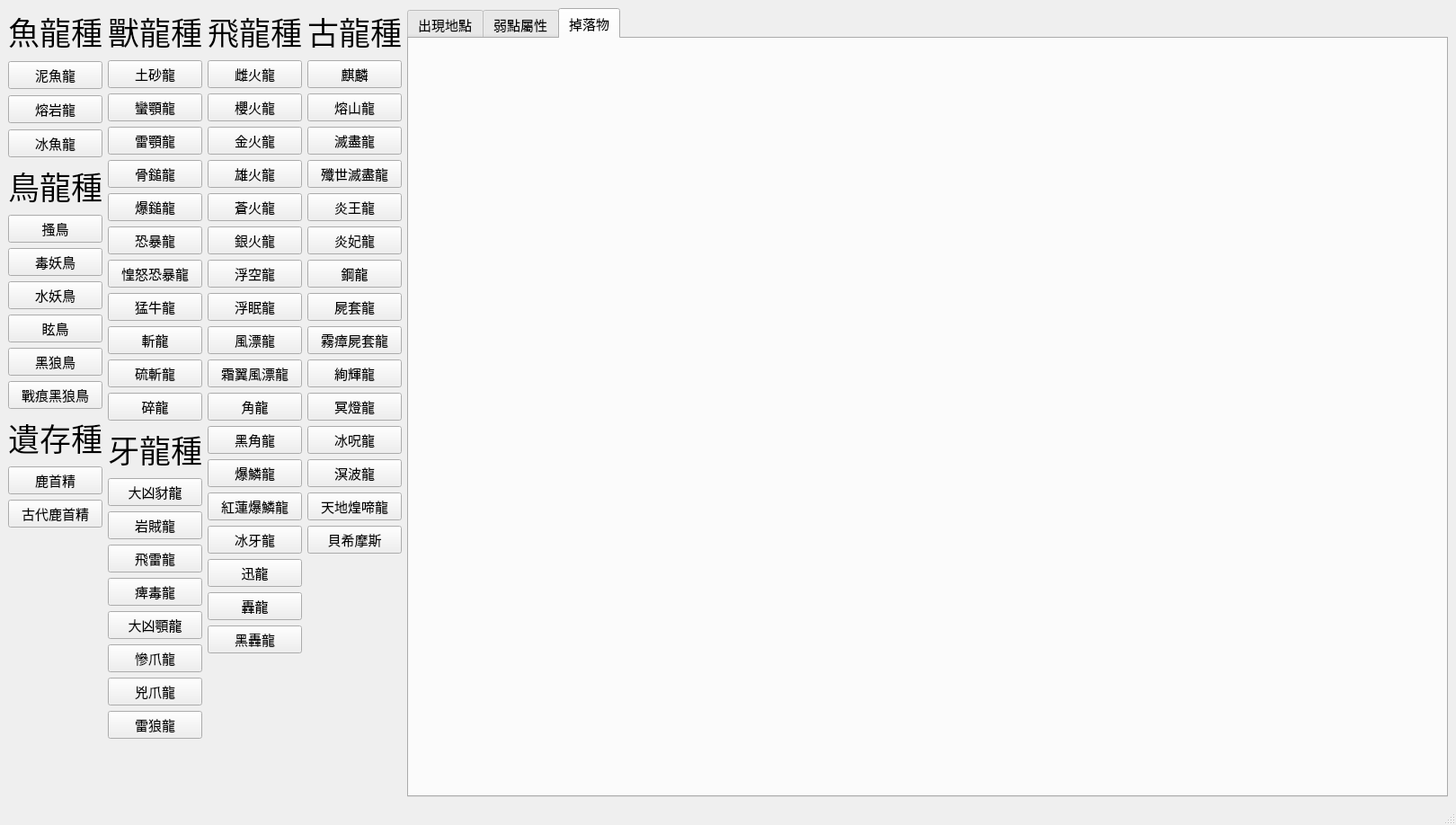
<?xml version="1.0" encoding="UTF-8"?>
<ui version="4.0">
 <class>MainWindow</class>
 <widget class="QMainWindow" name="MainWindow">
  <property name="geometry">
   <rect>
    <x>0</x>
    <y>0</y>
    <width>1620</width>
    <height>918</height>
   </rect>
  </property>
  <property name="windowTitle">
   <string>MainWindow</string>
  </property>
  <widget class="QWidget" name="centralwidget">
   <layout class="QGridLayout" name="gridLayout">
    <item row="1" column="0">
     <layout class="QVBoxLayout" name="verticalLayout_4">
      <item>
       <widget class="QLabel" name="birdTypeLabel">
        <property name="sizePolicy">
         <sizepolicy hsizetype="Fixed" vsizetype="Preferred">
          <horstretch>0</horstretch>
          <verstretch>0</verstretch>
         </sizepolicy>
        </property>
        <property name="font">
         <font>
          <family>標楷體</family>
          <pointsize>26</pointsize>
          <weight>50</weight>
          <bold>false</bold>
         </font>
        </property>
        <property name="text">
         <string>鳥龍種</string>
        </property>
       </widget>
      </item>
      <item>
       <widget class="QPushButton" name="pushButton">
        <property name="sizePolicy">
         <sizepolicy hsizetype="Minimum" vsizetype="Minimum">
          <horstretch>0</horstretch>
          <verstretch>0</verstretch>
         </sizepolicy>
        </property>
        <property name="font">
         <font>
          <family>標楷體</family>
          <pointsize>11</pointsize>
         </font>
        </property>
        <property name="text">
         <string>搔鳥</string>
        </property>
        <property name="icon">
         <iconset>
          <normaloff>../../.designer/backup/MHWI_Weakness_GUI/Icons/土砂龍.png</normaloff>../../.designer/backup/MHWI_Weakness_GUI/Icons/土砂龍.png</iconset>
        </property>
        <property name="iconSize">
         <size>
          <width>100</width>
          <height>20</height>
         </size>
        </property>
        <property name="shortcut">
         <string notr="true"/>
        </property>
        <property name="checkable">
         <bool>false</bool>
        </property>
        <property name="autoExclusive">
         <bool>false</bool>
        </property>
        <property name="autoDefault">
         <bool>false</bool>
        </property>
        <property name="default">
         <bool>false</bool>
        </property>
       </widget>
      </item>
      <item>
       <widget class="QPushButton" name="pushButton_5">
        <property name="font">
         <font>
          <family>標楷體</family>
          <pointsize>11</pointsize>
         </font>
        </property>
        <property name="text">
         <string>毒妖鳥</string>
        </property>
       </widget>
      </item>
      <item>
       <widget class="QPushButton" name="pushButton_4">
        <property name="font">
         <font>
          <family>標楷體</family>
          <pointsize>11</pointsize>
         </font>
        </property>
        <property name="text">
         <string>水妖鳥</string>
        </property>
       </widget>
      </item>
      <item>
       <widget class="QPushButton" name="pushButton_3">
        <property name="font">
         <font>
          <family>標楷體</family>
          <pointsize>11</pointsize>
         </font>
        </property>
        <property name="text">
         <string>眩鳥</string>
        </property>
       </widget>
      </item>
      <item>
       <widget class="QPushButton" name="pushButton_2">
        <property name="font">
         <font>
          <family>標楷體</family>
          <pointsize>11</pointsize>
         </font>
        </property>
        <property name="text">
         <string>黑狼鳥</string>
        </property>
       </widget>
      </item>
      <item>
       <widget class="QPushButton" name="pushButton_63">
        <property name="font">
         <font>
          <family>標楷體</family>
          <pointsize>11</pointsize>
         </font>
        </property>
        <property name="text">
         <string>戰痕黑狼鳥</string>
        </property>
       </widget>
      </item>
     </layout>
    </item>
    <item row="3" column="1">
     <layout class="QVBoxLayout" name="verticalLayout_7">
      <item>
       <widget class="QLabel" name="toothTypeLabel">
        <property name="sizePolicy">
         <sizepolicy hsizetype="Fixed" vsizetype="Preferred">
          <horstretch>0</horstretch>
          <verstretch>0</verstretch>
         </sizepolicy>
        </property>
        <property name="font">
         <font>
          <family>標楷體</family>
          <pointsize>26</pointsize>
          <weight>50</weight>
          <bold>false</bold>
         </font>
        </property>
        <property name="text">
         <string>牙龍種</string>
        </property>
       </widget>
      </item>
      <item>
       <widget class="QPushButton" name="pushButton_27">
        <property name="font">
         <font>
          <family>標楷體</family>
          <pointsize>11</pointsize>
         </font>
        </property>
        <property name="text">
         <string>大凶豺龍</string>
        </property>
       </widget>
      </item>
      <item>
       <widget class="QPushButton" name="pushButton_26">
        <property name="font">
         <font>
          <family>標楷體</family>
          <pointsize>11</pointsize>
         </font>
        </property>
        <property name="text">
         <string>岩賊龍</string>
        </property>
       </widget>
      </item>
      <item>
       <widget class="QPushButton" name="pushButton_25">
        <property name="font">
         <font>
          <family>標楷體</family>
          <pointsize>11</pointsize>
         </font>
        </property>
        <property name="text">
         <string>飛雷龍</string>
        </property>
       </widget>
      </item>
      <item>
       <widget class="QPushButton" name="pushButton_24">
        <property name="font">
         <font>
          <family>標楷體</family>
          <pointsize>11</pointsize>
         </font>
        </property>
        <property name="text">
         <string>痺毒龍</string>
        </property>
       </widget>
      </item>
      <item>
       <widget class="QPushButton" name="pushButton_23">
        <property name="font">
         <font>
          <family>標楷體</family>
          <pointsize>11</pointsize>
         </font>
        </property>
        <property name="text">
         <string>大凶顎龍</string>
        </property>
       </widget>
      </item>
      <item>
       <widget class="QPushButton" name="pushButton_22">
        <property name="font">
         <font>
          <family>標楷體</family>
          <pointsize>11</pointsize>
         </font>
        </property>
        <property name="text">
         <string>慘爪龍</string>
        </property>
       </widget>
      </item>
      <item>
       <widget class="QPushButton" name="pushButton_21">
        <property name="font">
         <font>
          <family>標楷體</family>
          <pointsize>11</pointsize>
         </font>
        </property>
        <property name="text">
         <string>兇爪龍</string>
        </property>
       </widget>
      </item>
      <item>
       <widget class="QPushButton" name="pushButton_20">
        <property name="font">
         <font>
          <family>標楷體</family>
          <pointsize>11</pointsize>
         </font>
        </property>
        <property name="text">
         <string>雷狼龍</string>
        </property>
       </widget>
      </item>
      <item>
       <spacer name="verticalSpacer_2">
        <property name="orientation">
         <enum>Qt::Vertical</enum>
        </property>
        <property name="sizeHint" stdset="0">
         <size>
          <width>20</width>
          <height>40</height>
         </size>
        </property>
       </spacer>
      </item>
     </layout>
    </item>
    <item row="0" column="3" rowspan="4">
     <layout class="QVBoxLayout" name="verticalLayout_2">
      <item>
       <widget class="QLabel" name="ElderTypeLabel">
        <property name="sizePolicy">
         <sizepolicy hsizetype="Fixed" vsizetype="Preferred">
          <horstretch>0</horstretch>
          <verstretch>0</verstretch>
         </sizepolicy>
        </property>
        <property name="font">
         <font>
          <family>標楷體</family>
          <pointsize>26</pointsize>
          <weight>50</weight>
          <bold>false</bold>
         </font>
        </property>
        <property name="text">
         <string>古龍種</string>
        </property>
       </widget>
      </item>
      <item>
       <widget class="QPushButton" name="pushButton_60">
        <property name="font">
         <font>
          <family>標楷體</family>
          <pointsize>11</pointsize>
         </font>
        </property>
        <property name="text">
         <string>麒麟</string>
        </property>
       </widget>
      </item>
      <item>
       <widget class="QPushButton" name="pushButton_55">
        <property name="font">
         <font>
          <family>標楷體</family>
          <pointsize>11</pointsize>
         </font>
        </property>
        <property name="text">
         <string>熔山龍</string>
        </property>
       </widget>
      </item>
      <item>
       <widget class="QPushButton" name="pushButton_54">
        <property name="font">
         <font>
          <family>標楷體</family>
          <pointsize>11</pointsize>
         </font>
        </property>
        <property name="text">
         <string>滅盡龍</string>
        </property>
       </widget>
      </item>
      <item>
       <widget class="QPushButton" name="pushButton_53">
        <property name="font">
         <font>
          <family>標楷體</family>
          <pointsize>11</pointsize>
         </font>
        </property>
        <property name="text">
         <string>殲世滅盡龍</string>
        </property>
       </widget>
      </item>
      <item>
       <widget class="QPushButton" name="pushButton_52">
        <property name="font">
         <font>
          <family>標楷體</family>
          <pointsize>11</pointsize>
         </font>
        </property>
        <property name="text">
         <string>炎王龍</string>
        </property>
       </widget>
      </item>
      <item>
       <widget class="QPushButton" name="pushButton_59">
        <property name="font">
         <font>
          <family>標楷體</family>
          <pointsize>11</pointsize>
         </font>
        </property>
        <property name="text">
         <string>炎妃龍</string>
        </property>
       </widget>
      </item>
      <item>
       <widget class="QPushButton" name="pushButton_51">
        <property name="font">
         <font>
          <family>標楷體</family>
          <pointsize>11</pointsize>
         </font>
        </property>
        <property name="text">
         <string>鋼龍</string>
        </property>
       </widget>
      </item>
      <item>
       <widget class="QPushButton" name="pushButton_58">
        <property name="font">
         <font>
          <family>標楷體</family>
          <pointsize>11</pointsize>
         </font>
        </property>
        <property name="text">
         <string>屍套龍</string>
        </property>
       </widget>
      </item>
      <item>
       <widget class="QPushButton" name="pushButton_50">
        <property name="font">
         <font>
          <family>標楷體</family>
          <pointsize>11</pointsize>
         </font>
        </property>
        <property name="text">
         <string>霧瘴屍套龍</string>
        </property>
       </widget>
      </item>
      <item>
       <widget class="QPushButton" name="pushButton_57">
        <property name="font">
         <font>
          <family>標楷體</family>
          <pointsize>11</pointsize>
         </font>
        </property>
        <property name="text">
         <string>絢輝龍</string>
        </property>
       </widget>
      </item>
      <item>
       <widget class="QPushButton" name="pushButton_49">
        <property name="font">
         <font>
          <family>標楷體</family>
          <pointsize>11</pointsize>
         </font>
        </property>
        <property name="text">
         <string>冥燈龍</string>
        </property>
       </widget>
      </item>
      <item>
       <widget class="QPushButton" name="pushButton_56">
        <property name="font">
         <font>
          <family>標楷體</family>
          <pointsize>11</pointsize>
         </font>
        </property>
        <property name="text">
         <string>冰呪龍</string>
        </property>
       </widget>
      </item>
      <item>
       <widget class="QPushButton" name="pushButton_48">
        <property name="font">
         <font>
          <family>標楷體</family>
          <pointsize>11</pointsize>
         </font>
        </property>
        <property name="text">
         <string>溟波龍</string>
        </property>
       </widget>
      </item>
      <item>
       <widget class="QPushButton" name="pushButton_47">
        <property name="font">
         <font>
          <family>標楷體</family>
          <pointsize>11</pointsize>
         </font>
        </property>
        <property name="text">
         <string>天地煌啼龍</string>
        </property>
       </widget>
      </item>
      <item>
       <widget class="QPushButton" name="pushButton_46">
        <property name="font">
         <font>
          <family>標楷體</family>
          <pointsize>11</pointsize>
         </font>
        </property>
        <property name="text">
         <string>貝希摩斯</string>
        </property>
       </widget>
      </item>
      <item>
       <spacer name="verticalSpacer_4">
        <property name="orientation">
         <enum>Qt::Vertical</enum>
        </property>
        <property name="sizeHint" stdset="0">
         <size>
          <width>20</width>
          <height>40</height>
         </size>
        </property>
       </spacer>
      </item>
     </layout>
    </item>
    <item row="0" column="2" rowspan="4">
     <layout class="QVBoxLayout" name="verticalLayout">
      <item>
       <widget class="QLabel" name="flyTypeLabel">
        <property name="sizePolicy">
         <sizepolicy hsizetype="Fixed" vsizetype="Preferred">
          <horstretch>0</horstretch>
          <verstretch>0</verstretch>
         </sizepolicy>
        </property>
        <property name="font">
         <font>
          <family>標楷體</family>
          <pointsize>26</pointsize>
          <weight>50</weight>
          <bold>false</bold>
         </font>
        </property>
        <property name="text">
         <string>飛龍種</string>
        </property>
       </widget>
      </item>
      <item>
       <widget class="QPushButton" name="pushButton_31">
        <property name="font">
         <font>
          <family>標楷體</family>
          <pointsize>11</pointsize>
         </font>
        </property>
        <property name="text">
         <string>雌火龍</string>
        </property>
       </widget>
      </item>
      <item>
       <widget class="QPushButton" name="pushButton_32">
        <property name="font">
         <font>
          <family>標楷體</family>
          <pointsize>11</pointsize>
         </font>
        </property>
        <property name="text">
         <string>櫻火龍</string>
        </property>
       </widget>
      </item>
      <item>
       <widget class="QPushButton" name="pushButton_37">
        <property name="font">
         <font>
          <family>標楷體</family>
          <pointsize>11</pointsize>
         </font>
        </property>
        <property name="text">
         <string>金火龍</string>
        </property>
       </widget>
      </item>
      <item>
       <widget class="QPushButton" name="pushButton_29">
        <property name="font">
         <font>
          <family>標楷體</family>
          <pointsize>11</pointsize>
         </font>
        </property>
        <property name="text">
         <string>雄火龍</string>
        </property>
       </widget>
      </item>
      <item>
       <widget class="QPushButton" name="pushButton_30">
        <property name="font">
         <font>
          <family>標楷體</family>
          <pointsize>11</pointsize>
         </font>
        </property>
        <property name="text">
         <string>蒼火龍</string>
        </property>
       </widget>
      </item>
      <item>
       <widget class="QPushButton" name="pushButton_36">
        <property name="font">
         <font>
          <family>標楷體</family>
          <pointsize>11</pointsize>
         </font>
        </property>
        <property name="text">
         <string>銀火龍</string>
        </property>
       </widget>
      </item>
      <item>
       <widget class="QPushButton" name="pushButton_33">
        <property name="font">
         <font>
          <family>標楷體</family>
          <pointsize>11</pointsize>
         </font>
        </property>
        <property name="text">
         <string>浮空龍</string>
        </property>
       </widget>
      </item>
      <item>
       <widget class="QPushButton" name="pushButton_35">
        <property name="font">
         <font>
          <family>標楷體</family>
          <pointsize>11</pointsize>
         </font>
        </property>
        <property name="text">
         <string>浮眠龍</string>
        </property>
       </widget>
      </item>
      <item>
       <widget class="QPushButton" name="pushButton_34">
        <property name="font">
         <font>
          <family>標楷體</family>
          <pointsize>11</pointsize>
         </font>
        </property>
        <property name="text">
         <string>風漂龍</string>
        </property>
       </widget>
      </item>
      <item>
       <widget class="QPushButton" name="pushButton_28">
        <property name="font">
         <font>
          <family>標楷體</family>
          <pointsize>11</pointsize>
         </font>
        </property>
        <property name="text">
         <string>霜翼風漂龍</string>
        </property>
       </widget>
      </item>
      <item>
       <widget class="QPushButton" name="pushButton_39">
        <property name="font">
         <font>
          <family>標楷體</family>
          <pointsize>11</pointsize>
         </font>
        </property>
        <property name="text">
         <string>角龍</string>
        </property>
       </widget>
      </item>
      <item>
       <widget class="QPushButton" name="pushButton_43">
        <property name="font">
         <font>
          <family>標楷體</family>
          <pointsize>11</pointsize>
         </font>
        </property>
        <property name="text">
         <string>黑角龍</string>
        </property>
       </widget>
      </item>
      <item>
       <widget class="QPushButton" name="pushButton_42">
        <property name="font">
         <font>
          <family>標楷體</family>
          <pointsize>11</pointsize>
         </font>
        </property>
        <property name="text">
         <string>爆鱗龍</string>
        </property>
       </widget>
      </item>
      <item>
       <widget class="QPushButton" name="pushButton_40">
        <property name="font">
         <font>
          <family>標楷體</family>
          <pointsize>11</pointsize>
         </font>
        </property>
        <property name="text">
         <string>紅蓮爆鱗龍</string>
        </property>
       </widget>
      </item>
      <item>
       <widget class="QPushButton" name="pushButton_38">
        <property name="font">
         <font>
          <family>標楷體</family>
          <pointsize>11</pointsize>
         </font>
        </property>
        <property name="text">
         <string>冰牙龍</string>
        </property>
       </widget>
      </item>
      <item>
       <widget class="QPushButton" name="pushButton_45">
        <property name="font">
         <font>
          <family>標楷體</family>
          <pointsize>11</pointsize>
         </font>
        </property>
        <property name="text">
         <string>迅龍</string>
        </property>
       </widget>
      </item>
      <item>
       <widget class="QPushButton" name="pushButton_44">
        <property name="font">
         <font>
          <family>標楷體</family>
          <pointsize>11</pointsize>
         </font>
        </property>
        <property name="text">
         <string>轟龍</string>
        </property>
       </widget>
      </item>
      <item>
       <widget class="QPushButton" name="pushButton_41">
        <property name="font">
         <font>
          <family>標楷體</family>
          <pointsize>11</pointsize>
         </font>
        </property>
        <property name="text">
         <string>黑轟龍</string>
        </property>
       </widget>
      </item>
      <item>
       <spacer name="verticalSpacer_3">
        <property name="orientation">
         <enum>Qt::Vertical</enum>
        </property>
        <property name="sizeHint" stdset="0">
         <size>
          <width>20</width>
          <height>40</height>
         </size>
        </property>
       </spacer>
      </item>
     </layout>
    </item>
    <item row="0" column="1" rowspan="3">
     <layout class="QVBoxLayout" name="verticalLayout_5">
      <item>
       <widget class="QLabel" name="beatsTypeLabel">
        <property name="sizePolicy">
         <sizepolicy hsizetype="Fixed" vsizetype="Preferred">
          <horstretch>0</horstretch>
          <verstretch>0</verstretch>
         </sizepolicy>
        </property>
        <property name="font">
         <font>
          <family>標楷體</family>
          <pointsize>26</pointsize>
          <weight>50</weight>
          <bold>false</bold>
         </font>
        </property>
        <property name="layoutDirection">
         <enum>Qt::LeftToRight</enum>
        </property>
        <property name="text">
         <string>獸龍種</string>
        </property>
       </widget>
      </item>
      <item>
       <widget class="QPushButton" name="pushButton_19">
        <property name="font">
         <font>
          <family>標楷體</family>
          <pointsize>11</pointsize>
         </font>
        </property>
        <property name="text">
         <string>土砂龍</string>
        </property>
       </widget>
      </item>
      <item>
       <widget class="QPushButton" name="pushButton_18">
        <property name="font">
         <font>
          <family>標楷體</family>
          <pointsize>11</pointsize>
         </font>
        </property>
        <property name="text">
         <string>蠻顎龍</string>
        </property>
       </widget>
      </item>
      <item>
       <widget class="QPushButton" name="pushButton_17">
        <property name="font">
         <font>
          <family>標楷體</family>
          <pointsize>11</pointsize>
         </font>
        </property>
        <property name="text">
         <string>雷顎龍</string>
        </property>
       </widget>
      </item>
      <item>
       <widget class="QPushButton" name="pushButton_16">
        <property name="font">
         <font>
          <family>標楷體</family>
          <pointsize>11</pointsize>
         </font>
        </property>
        <property name="text">
         <string>骨鎚龍</string>
        </property>
       </widget>
      </item>
      <item>
       <widget class="QPushButton" name="pushButton_15">
        <property name="font">
         <font>
          <family>標楷體</family>
          <pointsize>11</pointsize>
         </font>
        </property>
        <property name="text">
         <string>爆鎚龍</string>
        </property>
       </widget>
      </item>
      <item>
       <widget class="QPushButton" name="pushButton_14">
        <property name="font">
         <font>
          <family>標楷體</family>
          <pointsize>11</pointsize>
         </font>
        </property>
        <property name="text">
         <string>恐暴龍</string>
        </property>
       </widget>
      </item>
      <item>
       <widget class="QPushButton" name="pushButton_13">
        <property name="font">
         <font>
          <family>標楷體</family>
          <pointsize>11</pointsize>
         </font>
        </property>
        <property name="text">
         <string>惶怒恐暴龍</string>
        </property>
       </widget>
      </item>
      <item>
       <widget class="QPushButton" name="pushButton_12">
        <property name="font">
         <font>
          <family>標楷體</family>
          <pointsize>11</pointsize>
         </font>
        </property>
        <property name="text">
         <string>猛牛龍</string>
        </property>
       </widget>
      </item>
      <item>
       <widget class="QPushButton" name="pushButton_11">
        <property name="font">
         <font>
          <family>標楷體</family>
          <pointsize>11</pointsize>
         </font>
        </property>
        <property name="text">
         <string>斬龍</string>
        </property>
       </widget>
      </item>
      <item>
       <widget class="QPushButton" name="pushButton_10">
        <property name="font">
         <font>
          <family>標楷體</family>
          <pointsize>11</pointsize>
         </font>
        </property>
        <property name="text">
         <string>硫斬龍</string>
        </property>
       </widget>
      </item>
      <item>
       <widget class="QPushButton" name="pushButton_9">
        <property name="font">
         <font>
          <family>標楷體</family>
          <pointsize>11</pointsize>
         </font>
        </property>
        <property name="text">
         <string>碎龍</string>
        </property>
       </widget>
      </item>
     </layout>
    </item>
    <item row="2" column="0" rowspan="2">
     <layout class="QVBoxLayout" name="verticalLayout_6">
      <item>
       <widget class="QLabel" name="leaveTypeLabel">
        <property name="sizePolicy">
         <sizepolicy hsizetype="Fixed" vsizetype="Preferred">
          <horstretch>0</horstretch>
          <verstretch>0</verstretch>
         </sizepolicy>
        </property>
        <property name="font">
         <font>
          <family>標楷體</family>
          <pointsize>26</pointsize>
          <weight>50</weight>
          <bold>false</bold>
         </font>
        </property>
        <property name="text">
         <string>遺存種</string>
        </property>
       </widget>
      </item>
      <item>
       <widget class="QPushButton" name="pushButton_62">
        <property name="font">
         <font>
          <family>標楷體</family>
          <pointsize>11</pointsize>
         </font>
        </property>
        <property name="text">
         <string>鹿首精</string>
        </property>
       </widget>
      </item>
      <item>
       <widget class="QPushButton" name="pushButton_61">
        <property name="font">
         <font>
          <family>標楷體</family>
          <pointsize>11</pointsize>
         </font>
        </property>
        <property name="text">
         <string>古代鹿首精</string>
        </property>
       </widget>
      </item>
      <item>
       <spacer name="verticalSpacer">
        <property name="orientation">
         <enum>Qt::Vertical</enum>
        </property>
        <property name="sizeHint" stdset="0">
         <size>
          <width>20</width>
          <height>40</height>
         </size>
        </property>
       </spacer>
      </item>
     </layout>
    </item>
    <item row="0" column="0">
     <layout class="QVBoxLayout" name="verticalLayout_3">
      <property name="spacing">
       <number>7</number>
      </property>
      <item>
       <widget class="QLabel" name="fishTypeLabel">
        <property name="sizePolicy">
         <sizepolicy hsizetype="Fixed" vsizetype="Preferred">
          <horstretch>0</horstretch>
          <verstretch>0</verstretch>
         </sizepolicy>
        </property>
        <property name="font">
         <font>
          <family>標楷體</family>
          <pointsize>26</pointsize>
          <weight>50</weight>
          <bold>false</bold>
         </font>
        </property>
        <property name="layoutDirection">
         <enum>Qt::LeftToRight</enum>
        </property>
        <property name="autoFillBackground">
         <bool>false</bool>
        </property>
        <property name="text">
         <string>魚龍種</string>
        </property>
       </widget>
      </item>
      <item>
       <widget class="QPushButton" name="pushButton_8">
        <property name="maximumSize">
         <size>
          <width>200</width>
          <height>16777215</height>
         </size>
        </property>
        <property name="font">
         <font>
          <family>標楷體</family>
          <pointsize>11</pointsize>
         </font>
        </property>
        <property name="text">
         <string>泥魚龍</string>
        </property>
       </widget>
      </item>
      <item>
       <widget class="QPushButton" name="pushButton_7">
        <property name="maximumSize">
         <size>
          <width>200</width>
          <height>16777215</height>
         </size>
        </property>
        <property name="font">
         <font>
          <family>標楷體</family>
          <pointsize>11</pointsize>
         </font>
        </property>
        <property name="text">
         <string>熔岩龍</string>
        </property>
       </widget>
      </item>
      <item>
       <widget class="QPushButton" name="pushButton_6">
        <property name="maximumSize">
         <size>
          <width>200</width>
          <height>16777215</height>
         </size>
        </property>
        <property name="font">
         <font>
          <family>標楷體</family>
          <pointsize>11</pointsize>
         </font>
        </property>
        <property name="text">
         <string>冰魚龍</string>
        </property>
       </widget>
      </item>
     </layout>
    </item>
    <item row="0" column="4" rowspan="4">
     <widget class="QTabWidget" name="tabWidget">
      <property name="font">
       <font>
        <family>標楷體</family>
        <pointsize>11</pointsize>
       </font>
      </property>
      <property name="currentIndex">
       <number>2</number>
      </property>
      <widget class="QWidget" name="tab">
       <attribute name="title">
        <string>出現地點</string>
       </attribute>
       <widget class="QLabel" name="label">
        <property name="geometry">
         <rect>
          <x>0</x>
          <y>0</y>
          <width>1041</width>
          <height>851</height>
         </rect>
        </property>
        <property name="text">
         <string/>
        </property>
       </widget>
      </widget>
      <widget class="QWidget" name="tab_2">
       <attribute name="title">
        <string>弱點屬性</string>
       </attribute>
       <widget class="QLabel" name="label_2">
        <property name="geometry">
         <rect>
          <x>0</x>
          <y>0</y>
          <width>1041</width>
          <height>851</height>
         </rect>
        </property>
        <property name="text">
         <string/>
        </property>
       </widget>
      </widget>
      <widget class="QWidget" name="tab_3">
       <attribute name="title">
        <string>掉落物</string>
       </attribute>
       <widget class="QLabel" name="label_3">
        <property name="geometry">
         <rect>
          <x>0</x>
          <y>0</y>
          <width>1041</width>
          <height>851</height>
         </rect>
        </property>
        <property name="text">
         <string/>
        </property>
       </widget>
      </widget>
     </widget>
    </item>
   </layout>
  </widget>
  <widget class="QMenuBar" name="menubar">
   <property name="geometry">
    <rect>
     <x>0</x>
     <y>0</y>
     <width>1620</width>
     <height>25</height>
    </rect>
   </property>
  </widget>
  <widget class="QStatusBar" name="statusbar"/>
 </widget>
 <resources/>
 <connections/>
</ui>
